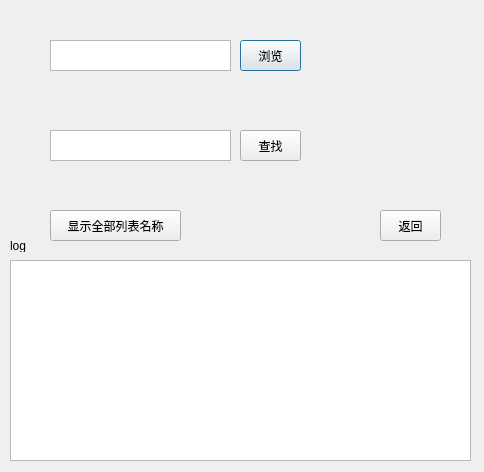
<?xml version="1.0" encoding="UTF-8"?>
<ui version="4.0">
 <class>log_form</class>
 <widget class="QDialog" name="log_form">
  <property name="geometry">
   <rect>
    <x>0</x>
    <y>0</y>
    <width>484</width>
    <height>472</height>
   </rect>
  </property>
  <property name="windowTitle">
   <string>Dialog</string>
  </property>
  <widget class="QTextEdit" name="log_text">
   <property name="geometry">
    <rect>
     <x>10</x>
     <y>260</y>
     <width>461</width>
     <height>201</height>
    </rect>
   </property>
  </widget>
  <widget class="QLabel" name="user_label">
   <property name="geometry">
    <rect>
     <x>10</x>
     <y>240</y>
     <width>36</width>
     <height>12</height>
    </rect>
   </property>
   <property name="text">
    <string>log</string>
   </property>
  </widget>
  <widget class="QTextEdit" name="file_path_text">
   <property name="geometry">
    <rect>
     <x>50</x>
     <y>40</y>
     <width>181</width>
     <height>31</height>
    </rect>
   </property>
  </widget>
  <widget class="QPushButton" name="file_path_button">
   <property name="geometry">
    <rect>
     <x>240</x>
     <y>40</y>
     <width>61</width>
     <height>31</height>
    </rect>
   </property>
   <property name="text">
    <string>浏览</string>
   </property>
  </widget>
  <widget class="QTextEdit" name="find_text">
   <property name="geometry">
    <rect>
     <x>50</x>
     <y>130</y>
     <width>181</width>
     <height>31</height>
    </rect>
   </property>
  </widget>
  <widget class="QPushButton" name="find_button">
   <property name="geometry">
    <rect>
     <x>240</x>
     <y>130</y>
     <width>61</width>
     <height>31</height>
    </rect>
   </property>
   <property name="text">
    <string>查找</string>
   </property>
  </widget>
  <widget class="QPushButton" name="return_button">
   <property name="geometry">
    <rect>
     <x>380</x>
     <y>210</y>
     <width>61</width>
     <height>31</height>
    </rect>
   </property>
   <property name="text">
    <string>返回</string>
   </property>
  </widget>
  <widget class="QPushButton" name="all_sheet_name_button">
   <property name="geometry">
    <rect>
     <x>50</x>
     <y>210</y>
     <width>131</width>
     <height>31</height>
    </rect>
   </property>
   <property name="text">
    <string>显示全部列表名称</string>
   </property>
  </widget>
 </widget>
 <resources/>
 <connections/>
</ui>
